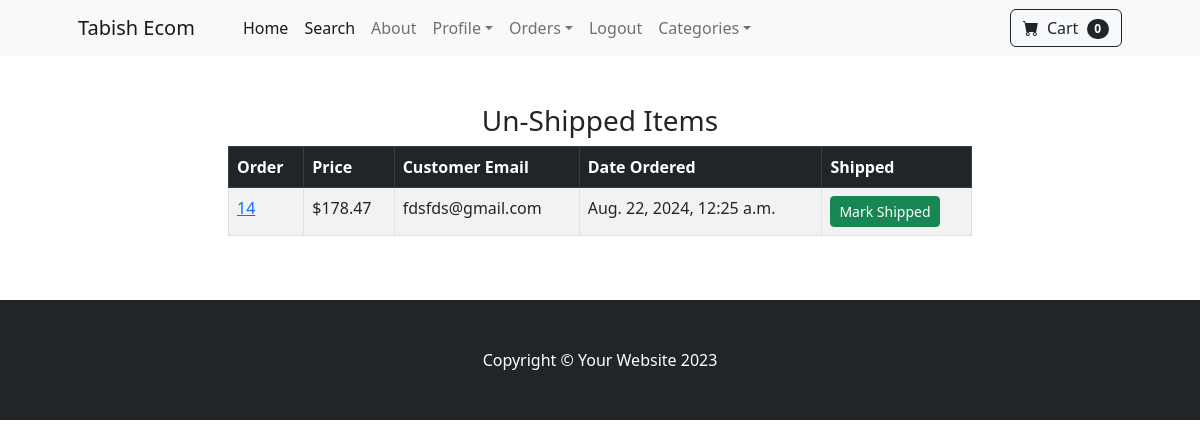
Page /payment/not_shipped_dash (signed in) on the earlier database version.
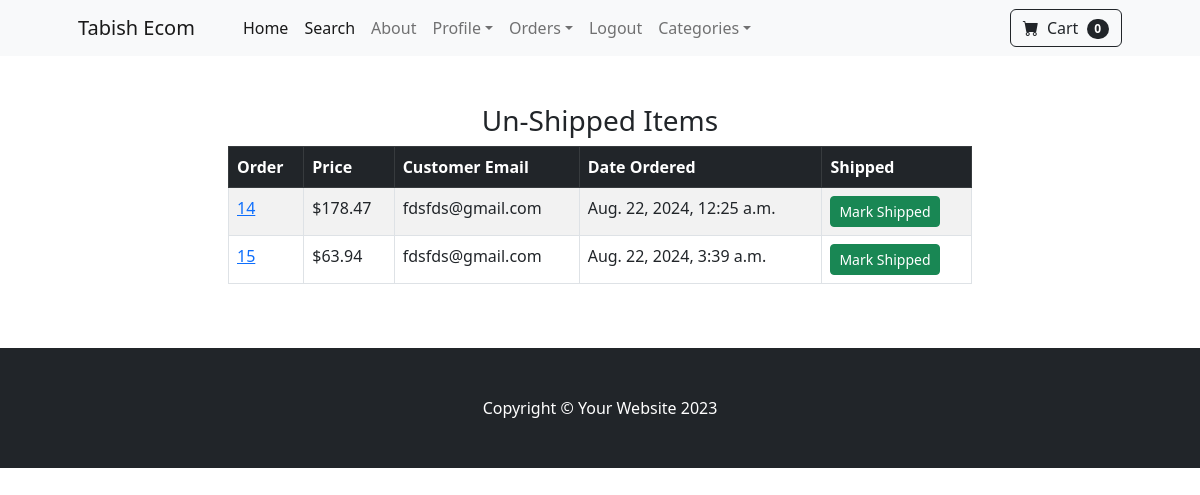
Same page on the later database version.
### payment/models.py (models this page shows, shortened)
class Order(models.Model):
    user = models.ForeignKey(User, on_delete=models.CASCADE, null=True, blank=True)
    full_name = models.CharField(max_length=250)
    email = models.EmailField(max_length=250)
    shipping_address = models.TextField(max_length=15000)
    amount_paid = models.DecimalField(max_digits=7, decimal_places=2)
    date_ordered = models.DateTimeField(auto_now_add=True)
    shipped = models.BooleanField(default=False)
    date_shipped = models.DateTimeField(blank=True, null=True)

### payment/views.py (the view, shortened to what this page needs)
# urls.py: path("not_shipped_dash", views.not_shipped_dash, name="not_shipped_dash"),
def not_shipped_dash(request):
    if request.user.is_authenticated and request.user.is_superuser:
        orders = Order.objects.filter(shipped=False)
        return render(request, "payment/not_shipped_dash.html", {"orders": orders})
    else:
        messages.success(request, "Access Denied")
        return redirect("home")

### cart/cart.py (called while the page is built)
    def __len__(self):
        return len(self.cart)

### cart/context_processors.py (called while the page is built)
def cart(request):
    return {"cart": Cart(request)}

### payment/templates/payment/not_shipped_dash.html (shortened to what this page needs)
{% extends 'base.html' %} {% block content %}
<div class="container">
    <div class="row">
        <center>
            <div class="col-8">
                <br /></br>
                <h3>Un-Shipped Items</h3>
                <table class="table table-striped table-hover table-bordered">
                    <thead class="table-dark">
                        <tr>
                            <th scope="col">Order</th>
                            <th scope="col">Price</th>
                            <th scope="col">Customer Email</th>
                            <th scope="col">Date Ordered</th>
                            <th scope="col">Shipped</th>
                        </tr>
                    </thead>
                    <tbody>
                        {% for item in orders %}
                        <tr>
                            <td><a href="{% url 'orders' item.id %}">{{ item.id }}</a></td>
                            <td>${{ item.amount_paid }}</td>
                            <td>{{ item.email }}</td>
                            <td>{{ item.date_ordered }}</td>
                            <td>
                                <form method="POST">
                                    <button type="submit" class="btn btn-success btn-sm">Mark Shipped</button>
                                </form>
                            </td>
                        </tr>
                        {% endfor %}
                    </tbody>
                </table>
                <br /></br>
            </div>
        </center>
    </div>
</div>
{% endblock %}

Differences in the rows shown:
added Order: id "15", amount_paid "63.94", email "fdsfds@gmail.com", date_ordered "Aug. 22, 2024, 3:39 a.m."
